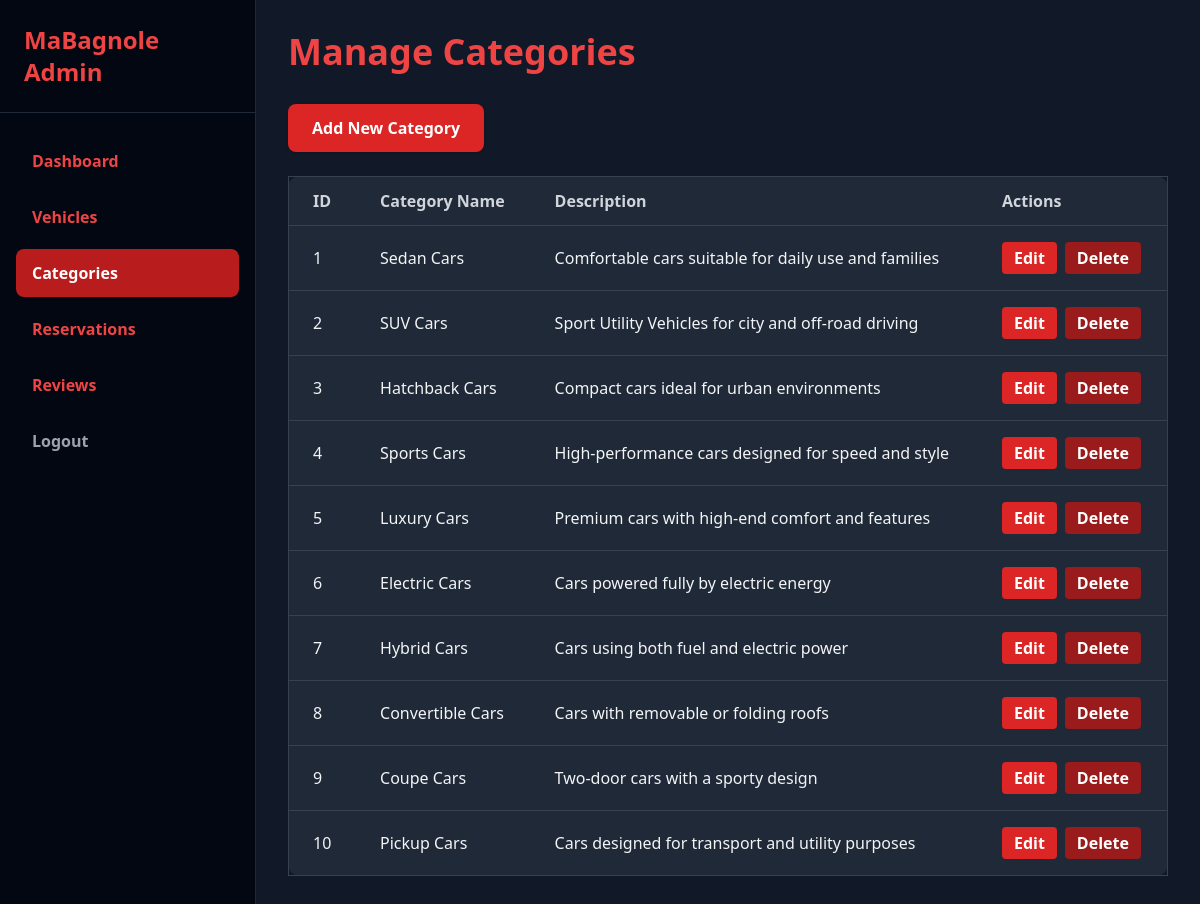
The page /views/admin/categories.php on the database its author committed.
### tables this page shows
create table Category (
    Category_id INT AUTO_INCREMENT PRIMARY KEY,
    categoryName VARCHAR(100) NOT NULL,
    categoryDescription text NOT NULL
);

### models/Category.php (called while the page is built, shortened)
<?php
class Category
{
    public function listCategory()
    {
        $database = new Database();
        $db = $database->getConnection();
        $sql = "select * from Category";
        $stmt = $db->prepare($sql);
        $stmt->execute();
        return $stmt->fetchAll(PDO::FETCH_OBJ);
    }
}

### views/admin/categories.php (the view, shortened to what this page needs)
<?php
$cate = new Category();
$categories = $cate->listCategory();
?>
<!DOCTYPE html>
<html lang="en">
<head>
    <script src="https://cdn.tailwindcss.com"></script>
</head>
<body class="bg-gray-900 text-gray-100 min-h-screen font-sans flex">
    <aside class="bg-gray-950 w-64 min-h-screen flex flex-col fixed border-r border-gray-800">
        <div class="p-6 flex items-center justify-center border-b border-gray-800">
            <span class="text-2xl font-bold text-red-500">MaBagnole Admin</span>
        </div>
        <nav class="flex-1 px-4 py-6 space-y-2">
            <a href="dashboard.php"
                class="block px-4 py-3 rounded-lg text-red-500 font-semibold hover:bg-red-900 hover:text-white transition">Dashboard</a>
            <a href="vehicles.php"
                class="block px-4 py-3 rounded-lg text-red-500 font-semibold hover:bg-red-900 hover:text-white transition">Vehicles</a>
            <a href="categories.php"
                class="block px-4 py-3 rounded-lg text-white bg-red-700 font-semibold transition">Categories</a>
            <a href="reservations.php"
                class="block px-4 py-3 rounded-lg text-red-500 font-semibold hover:bg-red-900 hover:text-white transition">Reservations</a>
            <a href="reviews.php"
                class="block px-4 py-3 rounded-lg text-red-500 font-semibold hover:bg-red-900 hover:text-white transition">Reviews</a>
            <a href="../logout.php"
                class="block px-4 py-3 rounded-lg text-gray-400 font-semibold hover:bg-red-900 hover:text-white transition">Logout</a>
        </nav>
    </aside>
    <main class="flex-1 ml-64 p-8">
        <h1 class="text-4xl font-bold text-red-500 mb-8">Manage Categories</h1>
        <div class="mb-6">
            <button id="openAddModal"
                class="px-6 py-3 bg-red-600 hover:bg-red-700 text-white font-semibold rounded-lg shadow">
                Add New Category
            </button>
        </div>
        <div class="overflow-x-auto">
            <table class="min-w-full bg-gray-800 rounded-xl border border-gray-700">
                <thead>
                    <tr class="text-left text-gray-300 border-b border-gray-700">
                        <th class="px-6 py-3">ID</th>
                        <th class="px-6 py-3">Category Name</th>
                        <th class="px-6 py-3">Description</th>
                        <th class="px-6 py-3">Actions</th>
                    </tr>
                </thead>
                <tbody class="text-gray-100">
                    <?php foreach ($categories as $category): ?>
                        <tr class="border-b border-gray-700 hover:bg-gray-700 transition">
                            <td class="px-6 py-4">
                                <?= $category->Category_id ?>
                            </td>
                            <td class="px-6 py-4">
                                <?= htmlspecialchars($category->categoryName) ?>
                            </td>
                            <td class="px-6 py-4">
                                <?= htmlspecialchars($category->categoryDescription) ?>
                            </td>
                            <td class="px-6 py-4 flex gap-2">
                                <button
                                    class="px-3 py-1 bg-red-600 hover:bg-red-700 rounded text-white font-semibold editBtn"
                                    data-id="<?= $category->Category_id ?>"
                                    data-name="<?= htmlspecialchars($category->categoryName) ?>"
                                    data-desc="<?= htmlspecialchars($category->categoryDescription) ?>">
                                    Edit
                                </button>
                                <form method="POST" action="#" ;
                                    onsubmit="return confirm('Are you sure you want to delete this category?')">
                                    <button type="submit"
                                        class="px-3 py-1 bg-red-800 hover:bg-red-900 rounded text-white font-semibold">
                                        Delete
                                    </button>
                                </form>
                            </td>
                        </tr>
                    <?php endforeach; ?>
                </tbody>
            </table>
        </div>
    </main>
</body>
</html>

### rows shown on the page
category: Category_id "1", categoryName "Sedan Cars", categoryDescription "Comfortable cars suitable for daily use and families"
category: Category_id "2", categoryName "SUV Cars", categoryDescription "Sport Utility Vehicles for city and off-road driving"
category: Category_id "3", categoryName "Hatchback Cars", categoryDescription "Compact cars ideal for urban environments"
category: Category_id "4", categoryName "Sports Cars", categoryDescription "High-performance cars designed for speed and style"
category: Category_id "5", categoryName "Luxury Cars", categoryDescription "Premium cars with high-end comfort and features"
category: Category_id "6", categoryName "Electric Cars", categoryDescription "Cars powered fully by electric energy"
category: Category_id "7", categoryName "Hybrid Cars", categoryDescription "Cars using both fuel and electric power"
category: Category_id "8", categoryName "Convertible Cars", categoryDescription "Cars with removable or folding roofs"
category: Category_id "9", categoryName "Coupe Cars", categoryDescription "Two-door cars with a sporty design"
category: Category_id "10", categoryName "Pickup Cars", categoryDescription "Cars designed for transport and utility purposes"
